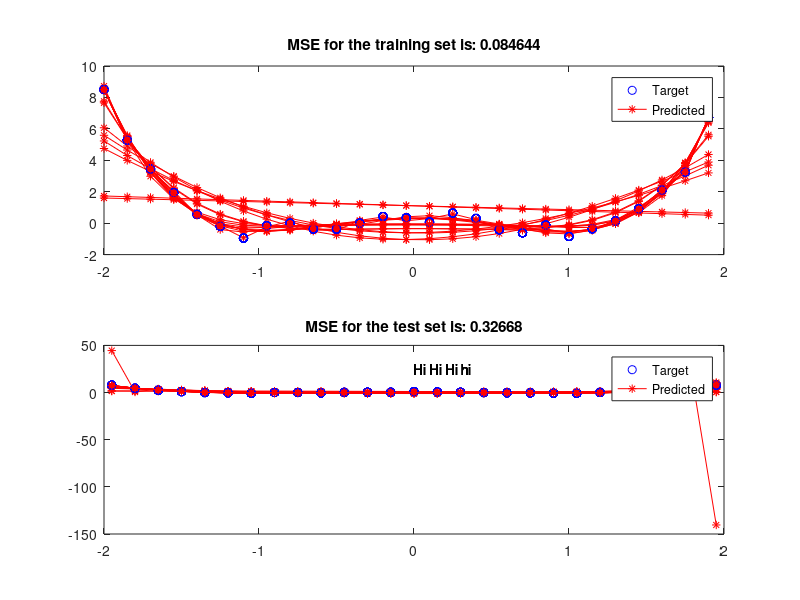

Write the MATLAB code that produced this figure.
%
% Demos for regression, resgression with regularization, and cross
% validation
% Ali Mashhoori. July 2016


clear all;
close all;

%%
f1 = @(x) (x .^ 4) - 2 * (x .^ 2) + rand(size(x));

x = -2:0.05:2;
y = f1(x);
dataset = [x; y];
%plot(x, y, 'o');

%%

trainset = dataset(:, 1:3:end);
testset = dataset(:, 2:3:end);

plot(trainset(1, :), trainset(2, :), 'o');
hold on
plot(testset(1, :),  testset(2, :), '*');
legend('Training Data', 'Test Data');
set (gcf, 'Units', 'normalized', 'Position', [0,0,1,1]);
pause(3)
close

x_train  = trainset(1, :);
y_train  = trainset(2, :);
x_test   = testset(1, :);
y_test   = testset(2, :);

%% 
%  Simple regression

orders = [1, 2, 3, 4, 5, 6, 10, 15, 20];
for po = orders

    orderOfPolynomial = po;

    X = zeros(length(x_train), orderOfPolynomial + 1);
    for i = 0:orderOfPolynomial
       X(:, i+1) = x_train .^ i;
    end
    coeff = (X' * X) \ X' * y_train';

    y_predicted_train = polyval(flip(coeff), x_train);
    y_predicted_test = polyval(flip(coeff), x_test);

    mse_train  = sum((y_train - y_predicted_train) .^ 2) / length(y_train);
    mse_test  = sum((y_test - y_predicted_test) .^ 2) / length(y_test);

    subplot(2, 1, 1)
    plot(x_train, y_train, 'ob');
    hold on
    plot(x_train, y_predicted_train, '-*r');
    title(['MSE for the training set is: '  num2str(mse_train)])
    legend('Target', 'Predicted')

    subplot(2, 1, 2)
    plot(x_test, y_test, 'ob');
    hold on
    plot(x_test, y_predicted_test, '-*r');
    title(['MSE for the test set is: '  num2str(mse_test)])
    legend('Target', 'Predicted')

    set(gcf,'Name',['Polynomial of order ' num2str(orderOfPolynomial)]);
    set (gcf, 'Units', 'normalized', 'Position', [0,0,1,1]);
        
    pause(3);
    close;    
end

%%  
%  Regression with regularization

landa = 10;  % regularization coefficient

orders = [1, 2, 3, 4, 5, 6, 10, 15, 20]; 
for po = orders
    
    orderOfPolynomial = po;
    
    X = zeros(length(x_train), orderOfPolynomial + 1);
    for i = 0:orderOfPolynomial
       X(:, i+1) = x_train .^ i;
    end    
    
    regTerm = eye(size(X, 2)) * landa;
    regTerm(1, 1) = 0;
    coeff = (X' * X + regTerm) \ X' * y_train';

    y_predicted_train = polyval(flip(coeff), x_train);
    y_predicted_test = polyval(flip(coeff), x_test);

    mse_train  = sum((y_train - y_predicted_train) .^ 2) / length(y_train);
    mse_test  = sum((y_test - y_predicted_test) .^ 2) / length(y_test);

    subplot(2, 1, 1)
    plot(x_train, y_train, 'ob');
    hold on
    plot(x_train, y_predicted_train, '-*r');
    title(['MSE for the training set is: '  num2str(mse_train)])
    legend('Target', 'Predicted')

    subplot(2, 1, 2)
    plot(x_test, y_test, 'ob');
    hold on
    plot(x_test, y_predicted_test, '-*r');
    title(['MSE for the test set is: '  num2str(mse_test)])
    legend('Target', 'Predicted')

    set(gcf,'Name',['Polynomial of order ' num2str(orderOfPolynomial)]);
    set(gcf, 'Units', 'normalized', 'Position', [0,0,1,1]);
    text(0 ,25, 'Hi Hi Hi hi')
        
    pause(3);
    close;    
end

%% Determining the best degree for the  fitting polynomial using cross validation

ind = randperm(numel(x_train));

x_train = x_train(ind);
y_train = y_train(ind);

numberOfFolds = 2;
orders = [1, 2, 3, 4, 5, 6, 10, 15, 20];

mse_orders = zeros(1, numel(orders));
for oi = 1:numel(orders)
    
    mse_valid_fold = zeros(1, numel(numberOfFolds));
    orderOfPolynomial = orders(oi);   
    
    for fold = 1:numberOfFolds          
        nInstance = floor(length(x_train) / numberOfFolds);
        sInd = (fold - 1) * nInstance + 1;
        eInd = min(length(x_train), fold * nInstance);
        
        validIndices = sInd:eInd;
        trainIndices = setdiff(1:length(x_train), validIndices);
        
        x_train_fold = x_train(trainIndices);
        y_train_fold = y_train(trainIndices);  
        x_valid_fold = x_train(validIndices);
        y_valid_fold = y_train(validIndices);        
                
        X = zeros(length(x_train_fold), orderOfPolynomial + 1);
        for i = 0:orderOfPolynomial
           X(:, i+1) = x_train_fold .^ i;
        end  
        coeff = (X' * X) \ X' * y_train_fold';
        
        y_predicted_valid = polyval(flip(coeff), x_valid_fold);
        mse_valid_fold(fold)  = sum((y_valid_fold - y_predicted_valid) .^ 2) / length(y_valid_fold);
        
        pause(3);
        close;            
    end
    
    mse_orders(oi) = mean(mse_valid_fold);    
end

[~, bestOrderIndex] = min(mse_orders);
bestOrder = orders(bestOrderIndex);
fprintf('Best validation mse was achieved using a polynomial of order %d \n', bestOrder);





